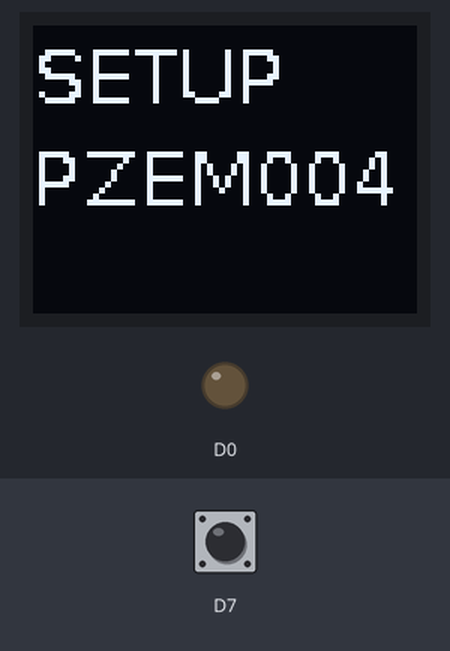
Recording of a program running on a simulated ESP8266 (Wemos D1 mini). Shown: 64×48 one-colour display, output pins drawn as LEDs (lit = HIGH). Inputs (shaded band) come from the test bench; at power-on: D7 HIGH. A WiFi scan finds three made-up networks; storage starts empty; the modem accepts every AT command (registered, SIM ready, sends succeed) and sends nothing else; what the program prints to the serial monitor is not drawn.

Above: at 5.7 s.
At 14.8 s:
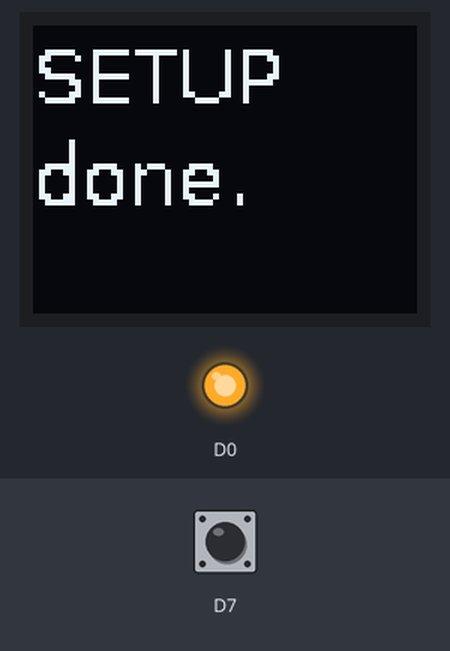
14.9 s: D7 pulled LOW for 0.15 s
At 16.3 s:
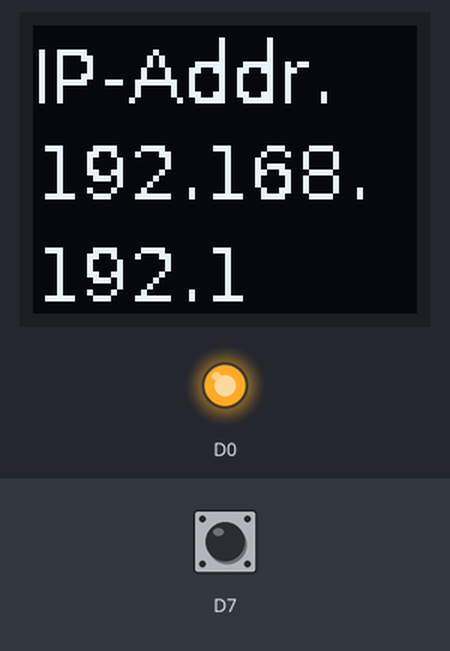
At 17.4 s:
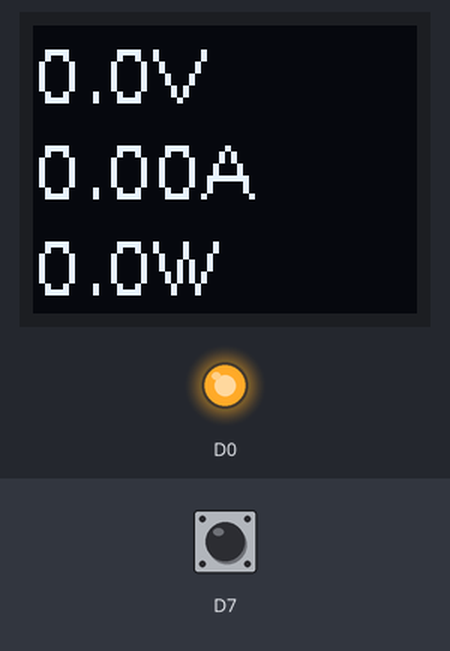
18.0 s: D7 pulled LOW for 1 s
22.0 s: D7 pulled LOW for 3.2 s
Timing chart, 0 to 25.0 s (numbered marks = the images above; inputs shaded):
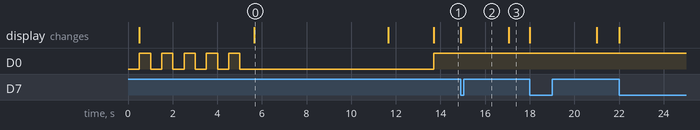

The program:

main.cpp
```cpp
#include <Arduino.h>

#include <App.hpp>
#include <WifiHandler.hpp>
#include <OtaHandler.hpp>
#include <WebHandler.hpp>
#include <OpenHabHandler.hpp>
#include <MqttHandler.hpp>
#include <Pzem004Tnb.hpp>
#include <ESP8266WiFi.h>

#include <Wire.h>
#include <SSD1306Wire.h>
#include <SansSerif_plain_13.h>

SSD1306Wire oled(0x3c, D2, D1, GEOMETRY_64_48 ); // WEMOS OLED Shield

static unsigned long refreshTimestamp;
static unsigned long lifeTicker;
static unsigned long currentTimestamp;

void oledLog( const char* text )
{
  oled.clear();
  oled.drawString( 0, 0, text );
  oled.display();
}

void setup()
{
  delay(500);

  oled.init();
  oled.flipScreenVertically();
  oled.clear();

  oled.setTextAlignment(TEXT_ALIGN_LEFT);
  oled.setFont(SansSerif_plain_13);

  oledLog( "STARTUP\nVersion\n" APP_VERSION  );

  app.setup();
  app.writeConfig();
  app.printConfig();

  oledLog( "SETUP\nPZEM004" );
  Serial.print( "PZEM004T initialized = " );
  Serial.println( pzem.initialize() ? "true" : "false" );

  oledLog( "SETUP\nWiFi" );
  wifiHandler.setup();

  oledLog( "SETUP\ndone." );
  refreshTimestamp = millis();
}

void loop()
{
  currentTimestamp = millis();

  if (abs( currentTimestamp - lifeTicker ) >= 30000)
  {
    LOG1( "wifi is connected %d\n", wifiHandler.isConnected());
    lifeTicker = currentTimestamp;
  }

  if ( wifiHandler.handle( currentTimestamp ))
  {
    otaHandler.handle();
    webHandler.handle();
    openHabHandler.handle(currentTimestamp);
    mqttHandler.handle(currentTimestamp);

    if ( digitalRead(POWER_BUTTON) == false )
    {
      oled.clear();
      oled.drawString( 0, 0, "IP-Addr.");

      if ( wifiHandler.isInStationMode() )
      {
        IPAddress a = WiFi.localIP();

        char buffer[32];
        oled.drawStringf( 0, 16, buffer, "%d.%d.\n%d.%d", a[0], a[1], a[2], a[3] );
      }
      else
      {
        oled.drawString( 0, 16, "192.168.\n192.1" );
      }

      oled.display();

      refreshTimestamp = currentTimestamp;
    }

    if ( abs(currentTimestamp - refreshTimestamp) >= 2000 )
    {
      char buffer[32];
      LOG1( "%0.1fV;", pzem.getU() );
      Serial.printf( " %0.2fA; %0.1fW\n", pzem.getI(), pzem.getP() );

      oled.clear();
      oled.drawStringf( 0, 0, buffer, "%0.1fV\n", pzem.getU() );
      oled.drawStringf( 0, 16, buffer, "%0.2fA\n", pzem.getI() );
      oled.drawStringf( 0, 32, buffer, "%0.1fW\n", pzem.getP() );
      oled.display();

      refreshTimestamp = currentTimestamp;
    }

    pzem.handler();
  }

  app.handle();
}
```

Measured:
- after the input at 14.9 s, the display: changes at once (image 2)
- what the display in image 0 shows lasts 6.0 s, from 5.7 s to 11.7 s
